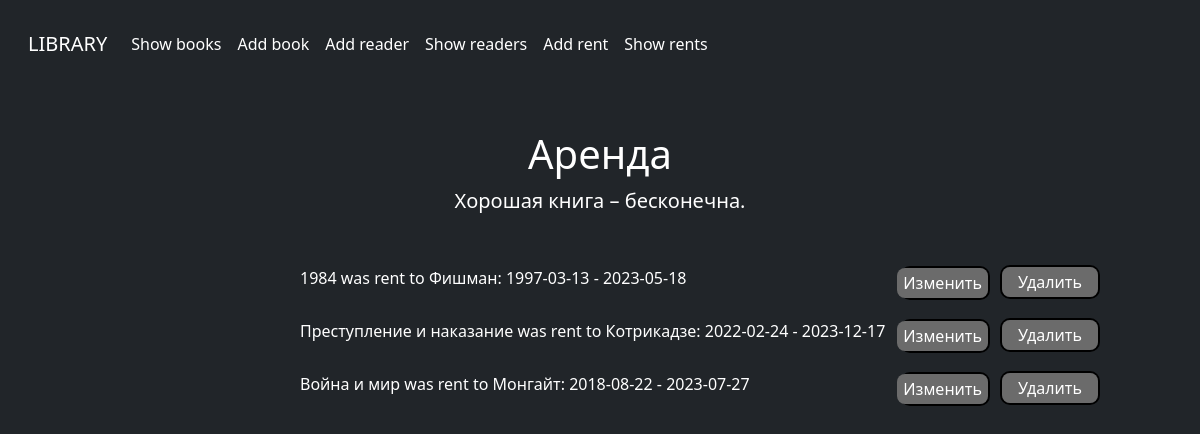
The page /showrents/ on the database as committed earlier.
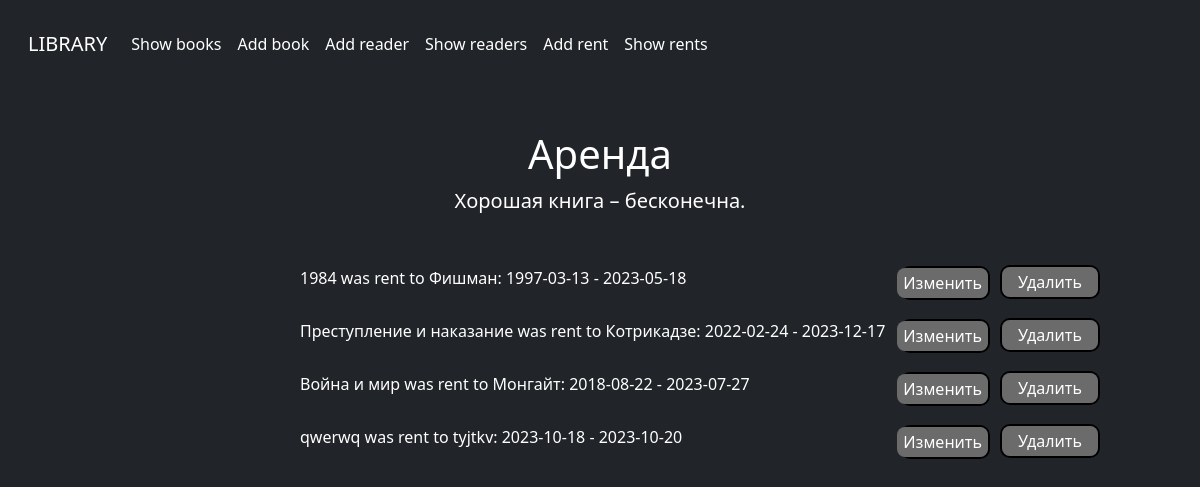
The same page on the database as committed later.
### library/models.py (models this page shows)
class BookRent(models.Model):
    book_title = models.CharField(max_length=50)
    reader_surname = models.CharField(max_length=50)
    rent_date = models.DateField()
    return_date = models.DateField()
    def __str__(self):
        return f"{self.book_title} was rent to {self.reader_surname}: {self.rent_date} - {self.return_date}"

### library/views.py (the view)
# urls.py: path('showrents/', views.show_rents),
def show_rents(request):
    context = {"rents": BookRent.objects.all()}
    try:
        BookRent.objects.filter(id=request.POST['delete']).delete()
    except:
        pass
    return render(request, "showrents.html", context=context)

### templates/showrents.html (shortened to what this page needs)
<!DOCTYPE html>
<html lang="en" class="h-100" data-bs-theme="dark">
<head>
  <link href="/docs/5.3/dist/css/bootstrap.min.css" rel="stylesheet">
  <link href="https://cdn.jsdelivr.net/npm/bootstrap@5.3.0-alpha3/dist/css/bootstrap.min.css" rel="stylesheet">
</head>
<body class="d-flex h-100 text-center text-bg-dark">
  <div class="cover-container d-flex w-100 h-100 p-3 mx-auto flex-column">
    <nav class="navbar navbar-expand navbar-dark bg-dark" aria-label="Second navbar example">
      <div class="container-fluid">
        <a class="navbar-brand" href="http://127.0.0.1:8000">LIBRARY</a>
        <div class="collapse navbar-collapse" id="navbarsExample02">
          <ul class="navbar-nav me-auto">
            <li class="nav-item">
              <a class="nav-link active" aria-current="page" href="http://127.0.0.1:8000/showbooks">Show books</a>
            </li>
            <li class="nav-item">
              <a class="nav-link active" aria-current="page" href="http://127.0.0.1:8000/addbook">Add book</a>
            </li>
            <li class="nav-item">
              <a class="nav-link active" aria-current="page" href="http://127.0.0.1:8000/addreader">Add reader</a>
            </li>
            <li class="nav-item">
              <a class="nav-link active" aria-current="page" href="http://127.0.0.1:8000/showreaders">Show readers</a>
            </li>
            <li class="nav-item">
              <a class="nav-link active" aria-current="page" href="http://127.0.0.1:8000/addrent">Add rent</a>
            </li>
            <li class="nav-item">
              <a class="nav-link active" aria-current="page" href="http://127.0.0.1:8000/showrents">Show rents</a>
            </li>
          </ul>
        </div>
      </div>
    </nav>
    <main class="px-3" style="padding-top: 5%;">
      <h1>Аренда</h1>
      <p class="lead">Хорошая книга – бесконечна.</p>
      <div style="height: 50px; width: 600px; margin: auto; margin-top: 50px;">
        {% if rents %}
          {% for rent in rents %}
            <p style="text-align: left;">{{ rent }}</p>
            <form class="delete" action="" method="post" style="margin: -40px -90px 10px 600px; display: flex; justify-content: flex-end;
            padding: 0px;
            border: 2px solid black;
            border-radius: 10px;
            button-decoration: none;
            ">
                    <button type="submit" style=" width: 100px; height:30px;background-color: none; border: none; border-radius: 8px;">Изменить</button>
            </form>
            <form class="update" action="" method="post" style="margin: -45px -200px 20px 700px; display: flex; justify-content: flex-end;padding: 0px;
            border: 2px solid black;
            border-radius: 10px;
            button-decoration: none;">
                    <button type="submit" style=" width: 100px; height:30px;background-color: none; border: none; border-radius: 8px;">Удалить</button>
            </form>
          {% endfor %}
        {% else %}
          <h1>Library, son...</h1>
        {% endif %}
      </div>
    </main>
  </div>
</body>
</html>

Rows that differ between the two databases and show on the page:
added BookRent: book_title+reader_surname+rent_date "qwerwq was rent to tyjtkv: 2023-10-18 - 2023-10-20"
